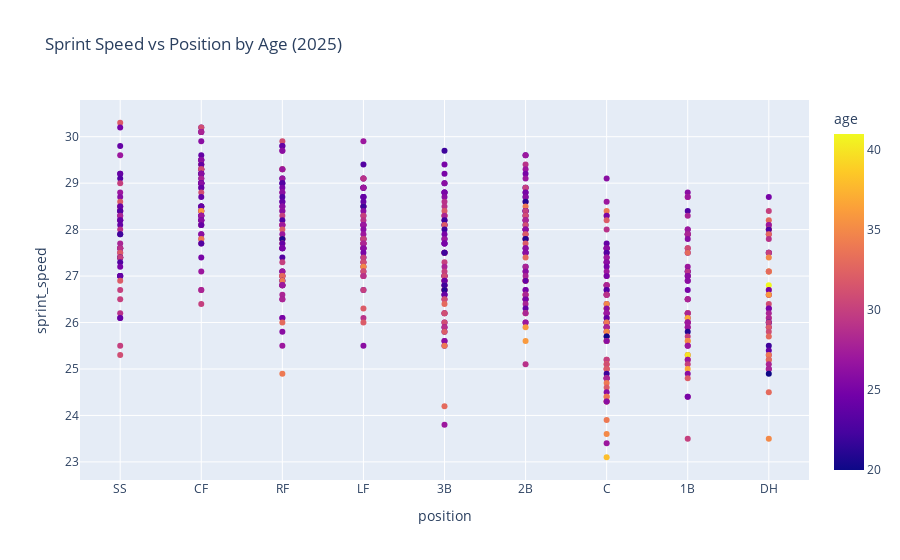

The notebook cell saved with this chart:
### Code cell
fig = px.scatter(
    df25,
    x="position",
    y="sprint_speed",
    color="age",
    hover_data=["last_name, first_name", "team"],
    title="  vs Position by Age (2025)"
)

fig.show()

### Figure 1 — Plotly figure (JSON) as saved in the notebook; plotly's stock layout.template omitted (floating-point values rounded to 4 significant figures; data arrays with more than 128 entries replaced by an {"elided": "..."} marker saying what was removed)
{"data": [{"customdata": {"elided": "579x2 str values"}, "hovertemplate": "position=%{x}<br>sprint_speed=%{y}<br>last_name, first_name=%{customdata[0]}<br>team=%{customdata[1]}<br>age=%{marker.color}<extra></extra>", "legendgroup": "", "marker": {"color": {"elided": "579 int values"}, "coloraxis": "coloraxis", "symbol": "circle"}, "mode": "markers", "name": "", "orientation": "v", "showlegend": false, "type": "scatter", "x": {"elided": "579 str values"}, "xaxis": "x", "y": {"elided": "579 float values"}, "yaxis": "y"}], "layout": {"coloraxis": {"colorbar": {"title": {"text": "age"}}, "colorscale": [[0, "#0d0887"], [0.1111, "#46039f"], [0.2222, "#7201a8"], [0.3333, "#9c179e"], [0.4444, "#bd3786"], [0.5556, "#d8576b"], [0.6667, "#ed7953"], [0.7778, "#fb9f3a"], [0.8889, "#fdca26"], [1, "#f0f921"]]}, "legend": {"tracegroupgap": 0}, "title": {"text": "Sprint Speed vs Position by Age (2025)"}, "xaxis": {"anchor": "y", "domain": [0, 1], "title": {"text": "position"}}, "yaxis": {"anchor": "x", "domain": [0, 1], "title": {"text": "sprint_speed"}}}}
